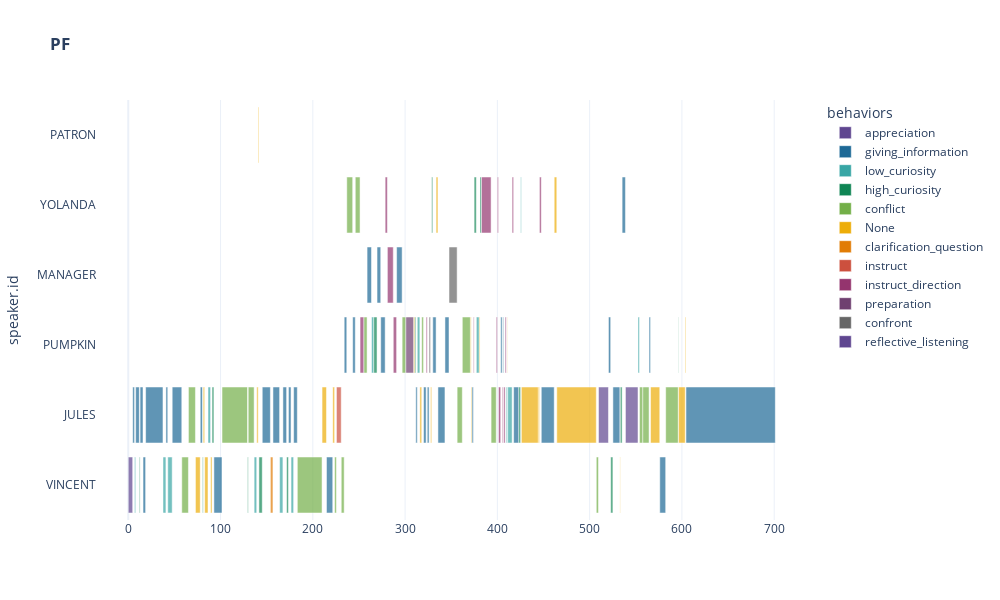

The notebook cell saved with this chart:
### Code cell
fig = px.timeline(df
                  , x_start="starts" 
                  , x_end="ends"
                  , y="speaker.id"  
                  , hover_data=["input"]
                  , width=1000, height=600
              , opacity=.7
              , color="behaviors" 
              , color_discrete_sequence=px.colors.qualitative.Prism
              , template='plotly_white'
              , title ="<b>PF</b>"                 
)
fig.update_layout(xaxis_type='linear')
f = fig.full_figure_for_development(warn=False)

for d in fig.data:
  filt = df['behaviors'] == d.name
  d.x = df[filt]['delta'].tolist()

# fig.data[0].x = df.delta.tolist()
fig.show()
fig.show("png")

### Figure 1 — Plotly figure (JSON) as saved in the notebook; plotly's stock layout.template omitted (floating-point values rounded to 4 significant figures)
{"data": [{"alignmentgroup": "True", "base": [0, 509.6], "customdata": [["Thanks a bunch.\n                              (to Jules, who's \n                              nursing his coffee)\n                         Want a sausage?"], ["It's cool, Vincent! It's cool! Don't \n                         do a goddamn thing. Yolanda, it's \n                         cool baby, nothin's changed. We're \n                         still just talkin'.\n                              (to Pumpkin)\n                         Tell her we're still cool."]], "hovertemplate": "behaviors=appreciation<br>starts=%{base}<br>ends=%{x}<br>speaker.id=%{y}<br>input=%{customdata[0]}<extra></extra>", "legendgroup": "appreciation", "marker": {"color": "rgb(95, 70, 144)", "opacity": 0.7, "pattern": {"shape": ""}}, "name": "appreciation", "offsetgroup": "appreciation", "orientation": "h", "showlegend": true, "textposition": "auto", "type": "bar", "x": [4.8, 10.8], "xaxis": "x", "y": ["VINCENT", "JULES"], "yaxis": "y"}, {"alignmentgroup": "True", "base": [4.8, 8, 12.8, 16, 18.8, 40.8, 47.6, 78, 92.8, 145.2, 156.8, 167.6, 173.6, 179.2, 214.8, 234, 243.2, 258.8, 269.6, 273.6, 290.8, 311.6, 320, 324, 330, 335.6, 343.2, 372.4, 403.6, 406, 417.6, 447.6, 520.4, 525.2, 535.2, 564.4, 576, 604.4], "customdata": [["Naw, I don't eat pork."], ["I ain't Jewish man, I just don't dig \n                         on swine."], ["They're filthy animals. I don't eat \n                         filthy animals."], ["Sausages taste good. Pork chops taste \n                         good."], ["A sewer rat may taste like pumpkin \n                         pie.  I'll never know 'cause even if \n                         it did, I wouldn't eat the filthy \n                         motherfucker. Pigs sleep and root in \n                         shit. That's a filthy animal. I don't \n                         wanna eat nothin' that ain't got \n                         enough sense to disregard its own \n                         feces."], ["I don't eat dog either."], ["I wouldn't go so far as to call a \n                         dog filthy, but they're definitely \n                         dirty. But a dog's got personality. \n                         And personality goes a long way."], ["I just been sittin' here thinkin'."], ["I guess it's when God makes the \n                         impossible possible. And I'm sorry \n                         Jules, but I don't think what happened \n                         this morning qualifies."], ["That's what I've been sitting here \n                         contemplating. First, I'm gonna \n                         deliver this case to Marsellus. Then, \n                         basically, I'm gonna walk the earth."], ["You know, like Caine in \"KUNG FU.\" \n                         Just walk from town to town, meet \n                         people, get in adventures."], ["Until God puts me where he want me \n                         to be."], ["If it takes forever, I'll wait \n                         forever."], ["I'll just be Jules, Vincent – no \n                         more, no less."], ["– what happened was peculiar – no \n                         doubt about it – but it wasn't water \n                         into wine."], ["Everybody be cool, this is a robbery!"], ["Customers stay seated, waitresses on \n                         the floor."], ["I'm the manager here, there's no \n                         problem, no problem at all –"], ["No, I'm not. I'm not gonna give you \n                         any problem!"], ["I don't know, YOLANDA. He looks \n                         like the hero type to me!"], ["Everybody just be calm and cooperate \n                         with them and this will be all over \n                         soon!"], ["My boss' dirty laundry."], ["Funny, I've been thinkin' the same \n                         thing."], ["'Fraid I can't do that."], ["Looks like we got a vigilante in our \n                         midst."], ["I don't mean to shatter your ego, \n                         but this ain't the first time I've \n                         had gun pointed at me."], ["You don't open up that case, it's \n                         gonna be the last."], ["It's all yours, Ringo."], ["I'm gonna be okay."], ["I promise."], ["Nobody's gonna hurt anybody. We're \n                         gonna be like three Fonzies. And \n                         what' Fonzie like?"], ["Yolanda, I thought you were gonna be \n                         cool.  When you yell at me, it makes \n                         me nervous.  When I get nervous, I \n                         get scared. And when motherfuckers \n                         get scared, that's when motherfuckers \n                         get accidentally shot."], ["It's cool, YOLANDA, we're still \n                         cool."], ["Nothin' I can't handle. I want you \n                         to just hang back and don't do shit \n                         unless it's absolutely necessary."], ["I gotta go pee! I want to go home."], ["About fifteen hundred dollars."], ["Jules, if you give this nimrod fifteen \n                         hundred buck, I'm gonna shoot 'em on \n                         general principle."], ["There's a passage I got memorized. \n                         Ezekiel 25:17. \"The path of the \n                         righteous man is beset on all sides \n                         by the inequities of the selfish and \n                         the tyranny of evil men.  Blessed is \n                         he who, in the name of charity and \n                         good will, shepherds the weak through \n                         the valley of the darkness. For he \n                         is truly his brother's keeper and \n                         the finder of lost children. And I \n                         will strike down upon thee with great \n                         vengeance and furious anger those \n                         who attempt to poison and destroy my \n                         brothers. And you will know I am the \n                         Lord when I lay my vengeance upon \n                         you.\" I been sayin' that shit for \n                         years.  And if you ever heard it, it \n                         meant your ass. I never really \n                         questioned what it meant. I thought \n                         it was just a coldblooded thing to \n                         say to a motherfucker 'fore you popped \n                         a cap in his ass. But I saw some \n                         shit this mornin' made me think twice. \n                         Now I'm thinkin', it could mean you're \n                         the evil man. And I'm the righteous \n                         man.  And Mr. .45 here, he's the \n                         shepherd protecting my righteous ass \n                         in the valley of darkness. Or is \n                         could by you're the righteous man \n                         and I'm the shepherd and it's the \n                         world that's evil and selfish.  I'd \n                         like that. But that shit ain't the \n                         truth. The truth is you're the weak. \n                         And I'm the tyranny of evil men. But \n                         I'm tryin'. I'm tryin' real hard to \n                         be a shepherd."]], "hovertemplate": "behaviors=giving_information<br>starts=%{base}<br>ends=%{x}<br>speaker.id=%{y}<br>input=%{customdata[0]}<extra></extra>", "legendgroup": "giving_information", "marker": {"color": "rgb(29, 105, 150)", "opacity": 0.7, "pattern": {"shape": ""}}, "name": "giving_information", "offsetgroup": "giving_information", "orientation": "h", "showlegend": true, "textposition": "auto", "type": "bar", "x": [2, 4, 3.2, 2.8, 18.8, 2, 10.4, 2.4, 8.8, 8.8, 7.2, 4, 2.8, 4, 6.8, 2.8, 2.8, 4.8, 4, 4.8, 6, 1.6, 2.8, 2, 3.6, 7.6, 4.4, 1.6, 1.6, 0.8, 5.6, 14, 2.4, 7.6, 3.6, 1.6, 6.4, 96.8], "xaxis": "x", "y": ["JULES", "JULES", "JULES", "VINCENT", "JULES", "JULES", "JULES", "JULES", "VINCENT", "JULES", "JULES", "JULES", "JULES", "JULES", "VINCENT", "PUMPKIN", "PUMPKIN", "MANAGER", "MANAGER", "PUMPKIN", "MANAGER", "JULES", "JULES", "JULES", "PUMPKIN", "JULES", "PUMPKIN", "JULES", "PUMPKIN", "PUMPKIN", "JULES", "JULES", "PUMPKIN", "JULES", "YOLANDA", "PUMPKIN", "VINCENT", "JULES"], "yaxis": "y"}, {"alignmentgroup": "True", "base": [6.8, 37.6, 42.8, 86.4, 136.4, 164, 176.4, 263.6, 313.2, 377.2, 409.6, 411.2, 425.2, 552.4], "customdata": [["Are you Jewish?"], ["How about dogs? Dogs eat their own \n                         feces."], ["Yes, but do you consider a dog to be \n                         a filthy animal?"], ["Do you know that a miracle is?"], ["So you're serious, you're really \n                         gonna quit?"], ["How long do you intend to walk the \n                         earth?"], ["So you decided to be a bum?"], ["You're gonna give me a problem?"], ["You boss makes you do his laundry?"], ["(softly)\n                         Is that what I think it is?"], ["What's her name?"], ["So, we cool Yolanda? We ain't gonna \n                         do anything stupid, are we?"], ["He's cool?"], ["Which one is it?"]], "hovertemplate": "behaviors=low_curiosity<br>starts=%{base}<br>ends=%{x}<br>speaker.id=%{y}<br>input=%{customdata[0]}<extra></extra>", "legendgroup": "low_curiosity", "marker": {"color": "rgb(56, 166, 165)", "opacity": 0.7, "pattern": {"shape": ""}}, "name": "low_curiosity", "offsetgroup": "low_curiosity", "orientation": "h", "showlegend": true, "textposition": "auto", "type": "bar", "x": [1.2, 3.2, 4.8, 2.8, 2.8, 3.6, 2.8, 2.4, 2.8, 3.2, 1.2, 4.8, 0.8, 1.6], "xaxis": "x", "y": ["VINCENT", "VINCENT", "VINCENT", "JULES", "VINCENT", "VINCENT", "VINCENT", "PUMPKIN", "PUMPKIN", "PUMPKIN", "JULES", "JULES", "YOLANDA", "PUMPKIN"], "yaxis": "y"}, {"alignmentgroup": "True", "base": [12, 80.4, 90.8, 129.2, 141.6, 171.6, 266, 310.4, 328.8, 374.8, 381.2, 423.2, 522.8, 533.2, 596], "customdata": [["Why not?"], ["About what?"], ["What's an act of God?"], ["But why?"], ["So if you're quitting the life, \n                         what'll you do?"], ["What if he never does?"], ["What? You said you're gonna give me \n                         a problem?"], ["What's in that?"], ["What's goin' on?"], ["What is it? What is it?"], ["Goddammit, what is it?"], ["C'mon Yolanda, what's Fonzie like?"], ["What the hell's goin' on, Jules?"], ["Yolanda, how we doin, baby?"], ["What?"]], "hovertemplate": "behaviors=high_curiosity<br>starts=%{base}<br>ends=%{x}<br>speaker.id=%{y}<br>input=%{customdata[0]}<extra></extra>", "legendgroup": "high_curiosity", "marker": {"color": "rgb(15, 133, 84)", "opacity": 0.7, "pattern": {"shape": ""}}, "name": "high_curiosity", "offsetgroup": "high_curiosity", "orientation": "h", "showlegend": true, "textposition": "auto", "type": "bar", "x": [0.8, 0.8, 2, 0.8, 3.6, 2, 3.6, 1.2, 1.2, 2.4, 1.6, 2, 2.4, 2, 0.4], "xaxis": "x", "y": ["VINCENT", "VINCENT", "JULES", "VINCENT", "VINCENT", "VINCENT", "PUMPKIN", "PUMPKIN", "YOLANDA", "YOLANDA", "YOLANDA", "JULES", "VINCENT", "JULES", "PUMPKIN"], "yaxis": "y"}, {"alignmentgroup": "True", "base": [58, 65.2, 101.6, 130, 183.2, 223.6, 230.8, 236.8, 246, 255.2, 296.8, 318, 356.4, 362, 393.2, 507.2, 554, 557.6, 582.4], "customdata": [["So by that rationale, if a pig had a \n                         better personality, he's cease to be \n                         a filthy animal?"], ["We'd have to be talkin' 'bout one \n                         motherfuckin' charmin' pig. It'd \n                         have to be the Cary Grant of pigs."], ["Don't you see, Vince, that shit don't \n                         matter. You're judging this thing \n                         the wrong way. It's not about what. \n                         It could be God stopped the bullets, \n                         he changed Coke into Pepsi, he found \n                         my fuckin' car keys. You don't judge \n                         shit like this based on merit. Whether \n                         or not what we experienced was an \n                         according-to-Hoyle miracle is \n                         insignificant. What is significant \n                         is I felt God's touch, God got \n                         involved."], ["That's what's fuckin' wit' me! I \n                         don't know why. But I can't go back \n                         to sleep."], ["No Jules, you're gonna be like those \n                         pieces of shit out there who beg for \n                         change. They walk around like a bunch \n                         of fuckin' zombies, they sleep in \n                         garbage bins, they eat what I throw \n                         away, and dogs piss on 'em. They got \n                         a word for 'em, they're called bums. \n                         And without a job, residence, or \n                         legal tender, that's what you're \n                         gonna be – a fuckin' bum!"], ["Stop fuckin' talkin' like that!"], ["I gotta take a shit. To be continued."], ["Any of you fuckin' pricks move and \n                         I'll execute every one of you \n                         motherfuckers!  Got that?!"], ["Now mean fuckin' now! Do it or die, \n                         do it or fucking die!"], ["On the floor or I'll cook you ass, \n                         comprende?"], ["Well done, now git your fuckin' ass \n                         on the ground."], ["Sounds like a shit job."], ["Keep your fuckin' mouth closed, fat \n                         man, this ain't any of your goddamn \n                         business!"], ["I'm countin' to three, and if your \n                         hand ain't off that case, I'm gonna \n                         unload right in your fuckin' face. \n                         Clear? One..."], ["Tell that bitch to be cool! Say, \n                         bitch be cool! Say, bitch be cool!"], ["What the fuck's goin' on here?"], ["It's the one that says Bad \n                         Motherfucker on it."], ["That's my bad motherfucker. Now open \n                         it up and take out the cash. How \n                         much is there?"], ["You ain't gonna do a goddamn thing, \n                         now hang back and shut the fuck up. \n                         Besides, I ain't givin' it to him. \n                         I'm buyin' somethin' for my money. \n                         Wanna know what I'm buyin' Ringo?"]], "hovertemplate": "behaviors=conflict<br>starts=%{base}<br>ends=%{x}<br>speaker.id=%{y}<br>input=%{customdata[0]}<extra></extra>", "legendgroup": "conflict", "marker": {"color": "rgb(115, 175, 72)", "opacity": 0.7, "pattern": {"shape": ""}}, "name": "conflict", "offsetgroup": "conflict", "orientation": "h", "showlegend": true, "textposition": "auto", "type": "bar", "x": [7.2, 7.6, 27.6, 6.4, 26.8, 2, 3.2, 6.4, 5.2, 3.6, 4, 2, 5.6, 8.8, 5.6, 2.4, 3.6, 6.8, 13.6], "xaxis": "x", "y": ["VINCENT", "JULES", "JULES", "JULES", "VINCENT", "VINCENT", "VINCENT", "YOLANDA", "YOLANDA", "PUMPKIN", "PUMPKIN", "PUMPKIN", "JULES", "PUMPKIN", "JULES", "VINCENT", "JULES", "JULES", "JULES"], "yaxis": "y"}, {"alignmentgroup": "True", "base": [72.8, 81.2, 82.8, 89.2, 139.2, 140.8, 210, 221.6, 309.2, 316, 327.6, 333.6, 370.8, 371.6, 380.4, 410.8, 426, 444.4, 461.6, 464.4, 532.8, 566, 596.4, 603.6], "customdata": [["Good for you. Lighten up a little. \n                         You been sittin' there all quiet."], ["The miracle we witnessed."], ["The miracle you witnessed. I witnessed \n                         a freak occurrence."], ["An act of God."], ["The life, most definitely."], ["Garcon! Coffee!"], ["Look my friend, this is just where \n                         me and you differ –"], ["All shapes and sizes, Vince."], ["In the bag."], ["When he wants it clean."], ["Yes, you did."], ["Shoot 'em in the face!"], ["...two... three."], ["You win."], ["It's beautiful."], ["Yolanda."], ["Correct-amundo! And that's what we're \n                         gonna be, we're gonna be cool.\n                              (to Pumpkin)\n                         Now Ringo, I'm gonna count to three \n                         and I want you to let go your gun \n                         and lay your palms flat on the table. \n                         But when you do it, do it cool. Ready?"], ["One... two... three."], ["Just know: you hurt him, you die."], ["That seems to be the situation. Now \n                         I don't want that and you don't want \n                         that and Ringo here don't want that. \n                         So let's see what we can do.\n                              (to Ringo)\n                         Now this is the situation. Normally \n                         both of your asses would be dead as \n                         fuckin' fried chicken. But you \n                         happened to pull this shit while I'm \n                         in a transitional period. I don't \n                         wanna kill ya, I want to help ya. \n                         But I'm afraid I can't give you the \n                         case. It don't belong to me. Besides, \n                         I went through too much shit this \n                         morning on account of this case to \n                         just hand it over to your ass."], ["Check."], ["Put it in your pocket, it's yours. \n                         Now with the rest of them wallets \n                         and the register, that makes this a \n                         pretty successful little score."], ["Your life. I'm givin' you that money \n                         so I don't hafta kill your ass. You \n                         read the Bible?"], ["Not regularly."]], "hovertemplate": "behaviors=None<br>starts=%{base}<br>ends=%{x}<br>speaker.id=%{y}<br>input=%{customdata[0]}<extra></extra>", "legendgroup": "None", "marker": {"color": "rgb(237, 173, 8)", "opacity": 0.7, "pattern": {"shape": ""}}, "name": "None", "offsetgroup": "None", "orientation": "h", "showlegend": true, "textposition": "auto", "type": "bar", "visible": true, "x": [5.2, 1.6, 3.6, 1.6, 1.6, 0.8, 4.8, 2, 1.2, 2, 1.2, 2, 0.8, 0.8, 0.8, 0.4, 18.4, 1.2, 2.8, 42.8, 0.4, 10, 7.2, 0.8], "xaxis": "x", "y": ["VINCENT", "JULES", "VINCENT", "VINCENT", "JULES", "PATRON", "JULES", "JULES", "PUMPKIN", "JULES", "JULES", "YOLANDA", "PUMPKIN", "JULES", "PUMPKIN", "PUMPKIN", "JULES", "JULES", "YOLANDA", "JULES", "VINCENT", "JULES", "JULES", "PUMPKIN"], "yaxis": "y"}, {"alignmentgroup": "True", "base": [154], "customdata": [["What do you mean, walk the earth?"]], "hovertemplate": "behaviors=clarification_question<br>starts=%{base}<br>ends=%{x}<br>speaker.id=%{y}<br>input=%{customdata[0]}<extra></extra>", "legendgroup": "clarification_question", "marker": {"color": "rgb(225, 124, 5)", "opacity": 0.7, "pattern": {"shape": ""}}, "name": "clarification_question", "offsetgroup": "clarification_question", "orientation": "h", "showlegend": true, "textposition": "auto", "type": "bar", "x": [2.8], "xaxis": "x", "y": ["VINCENT"], "yaxis": "y"}, {"alignmentgroup": "True", "base": [225.6], "customdata": [["If you find my answers frightening, \n                         Vincent, you should cease askin' \n                         scary questions."]], "hovertemplate": "behaviors=instruct<br>starts=%{base}<br>ends=%{x}<br>speaker.id=%{y}<br>input=%{customdata[0]}<extra></extra>", "legendgroup": "instruct", "marker": {"color": "rgb(204, 80, 62)", "opacity": 0.7, "pattern": {"shape": ""}}, "name": "instruct", "offsetgroup": "instruct", "orientation": "h", "showlegend": true, "textposition": "auto", "type": "bar", "x": [5.2], "xaxis": "x", "y": ["JULES"], "yaxis": "y"}, {"alignmentgroup": "True", "base": [251.2, 278.4, 280.8, 287.2, 322.8, 374, 382.8, 398.8, 400, 401.2, 405.2, 406.8, 408.4, 416, 445.6], "customdata": [["You Mexicans in the kitchen, get out \n                         here!  Asta luego!"], ["Don't take any chances. Execute him!"], ["Please don't! I'm not a hero. I'm \n                         just a coffee shop manager. Take \n                         anything you want."], ["Tell everyone to cooperate and it'll \n                         be all over."], ["Open it up."], ["Open it."], ["Let him go! Let him go! I'll blow \n                         your fuckin' head off! I'll kill ya! \n                         I'll kill ya! You're gonna die, you're \n                         gonna fuckin' die bad!"], ["Chill out, honey!"], ["Let him go!"], ["Tell her it's gonna be okay."], ["Promise her."], ["Tell her to chill."], ["Just chill out."], ["Don't you hurt him."], ["Okay, now let him go!"]], "hovertemplate": "behaviors=instruct_direction<br>starts=%{base}<br>ends=%{x}<br>speaker.id=%{y}<br>input=%{customdata[0]}<extra></extra>", "legendgroup": "instruct_direction", "marker": {"color": "rgb(148, 52, 110)", "opacity": 0.7, "pattern": {"shape": ""}}, "name": "instruct_direction", "offsetgroup": "instruct_direction", "orientation": "h", "showlegend": true, "textposition": "auto", "type": "bar", "x": [4, 2.4, 6.4, 3.6, 1.2, 0.8, 10.4, 1.2, 1.2, 2.4, 0.8, 1.6, 1.2, 1.6, 2], "xaxis": "x", "y": ["PUMPKIN", "YOLANDA", "MANAGER", "PUMPKIN", "PUMPKIN", "PUMPKIN", "YOLANDA", "PUMPKIN", "YOLANDA", "JULES", "JULES", "JULES", "PUMPKIN", "YOLANDA", "YOLANDA"], "yaxis": "y"}, {"alignmentgroup": "True", "base": [300.8], "customdata": [["Okay people, I'm going to go 'round \n                         and collect your wallets. Don't talk, \n                         just toss 'em in the bag. We clear?"]], "hovertemplate": "behaviors=preparation<br>starts=%{base}<br>ends=%{x}<br>speaker.id=%{y}<br>input=%{customdata[0]}<extra></extra>", "legendgroup": "preparation", "marker": {"color": "rgb(111, 64, 112)", "opacity": 0.7, "pattern": {"shape": ""}}, "name": "preparation", "offsetgroup": "preparation", "orientation": "h", "showlegend": true, "textposition": "auto", "type": "bar", "x": [8.4], "xaxis": "x", "y": ["PUMPKIN"], "yaxis": "y"}, {"alignmentgroup": "True", "base": [326, 347.6], "customdata": [["I didn't hear you."], ["(on the ground)\n                         Quit causing problems, you'll get us \n                         all killed! Give 'em what you got \n                         and get 'em out of here."]], "hovertemplate": "behaviors=confront<br>starts=%{base}<br>ends=%{x}<br>speaker.id=%{y}<br>input=%{customdata[0]}<extra></extra>", "legendgroup": "confront", "marker": {"color": "rgb(102, 102, 102)", "opacity": 0.7, "pattern": {"shape": ""}}, "name": "confront", "offsetgroup": "confront", "orientation": "h", "showlegend": true, "textposition": "auto", "type": "bar", "x": [1.6, 8.8], "xaxis": "x", "y": ["PUMPKIN", "MANAGER"], "yaxis": "y"}, {"alignmentgroup": "True", "base": [538.8], "customdata": [["Just hang in there, baby, you're \n                         doing' great, Ringo's proud of you \n                         and so am I.  It's almost over.\n                              (to Pumpkin)\n                         Now I want you to go in that bag and \n                         find my wallet."]], "hovertemplate": "behaviors=reflective_listening<br>starts=%{base}<br>ends=%{x}<br>speaker.id=%{y}<br>input=%{customdata[0]}<extra></extra>", "legendgroup": "reflective_listening", "marker": {"color": "rgb(95, 70, 144)", "opacity": 0.7, "pattern": {"shape": ""}}, "name": "reflective_listening", "offsetgroup": "reflective_listening", "orientation": "h", "showlegend": true, "textposition": "auto", "type": "bar", "x": [13.6], "xaxis": "x", "y": ["JULES"], "yaxis": "y"}], "layout": {"barmode": "overlay", "height": 600, "legend": {"title": {"text": "behaviors"}, "tracegroupgap": 0}, "title": {"text": "<b>PF</b>"}, "width": 1000, "xaxis": {"anchor": "y", "autorange": true, "domain": [0, 1], "range": [-33.89, 739.9], "type": "linear"}, "yaxis": {"anchor": "x", "autorange": true, "domain": [0, 1], "range": [-0.5, 5.5], "title": {"text": "speaker.id"}, "type": "category"}}}
